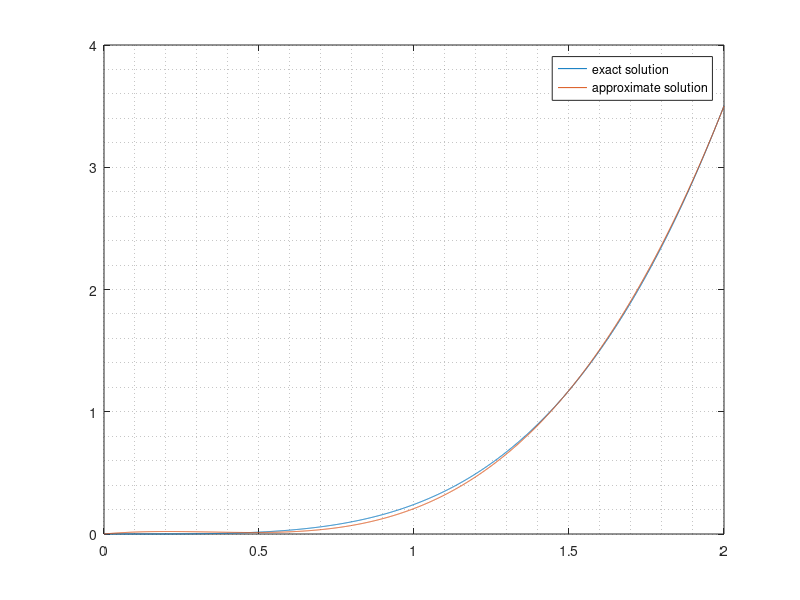

Source code (MATLAB):
clear all
close all

a=0;
b=2;

x=a:1e-3:b;
u=0.23245614*x-0.807017544*x.^2+0.782894737*x.^3;

y=6*cos(x)+3*(x.^2-2);

figure
plot(x,y,x,u)
legend("exact solution","approximate solution")
grid minor